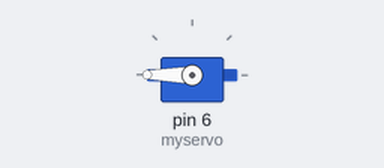
This sketch was run on a simulated Arduino Uno, built with avr-gcc and run on an emulated ATmega328P. Shown: servo.

Above: at 0.05 s.
At 4.0 s:
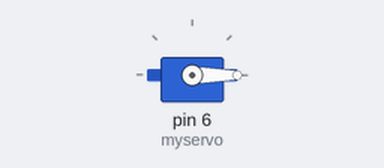
Timing chart, 0 to 5.2 s (numbered marks = the images above):
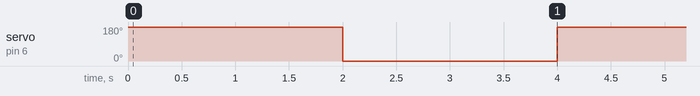

Measured:
- by itself, servo on pin 6 (myservo): alternates 180° for 2.0 s and 0° for 2.0 s

The sketch:

3_servo.ino
```cpp
/*
  Servo - Let's get moving!
  2.00b Electronics Tutorial!

  The continuous servo will rotate one way for
  2 seconds, then rotate the other way for 2 seconds.
  Questions?
  [Victor Hung](vhung@mit.edu)
*/

#include <Servo.h>

Servo myservo;        // create servo object to control a servo

void setup() {
  myservo.attach(6);  // attaches the servo on pin 9 to the servo object
}

void loop() {
  myservo.write(180); // write the "max" (180 is ccw at full speed)
  delay(2000);
  myservo.write(0);   // write the "min" (0 is cw at full speed)
  delay(2000);
}
```
